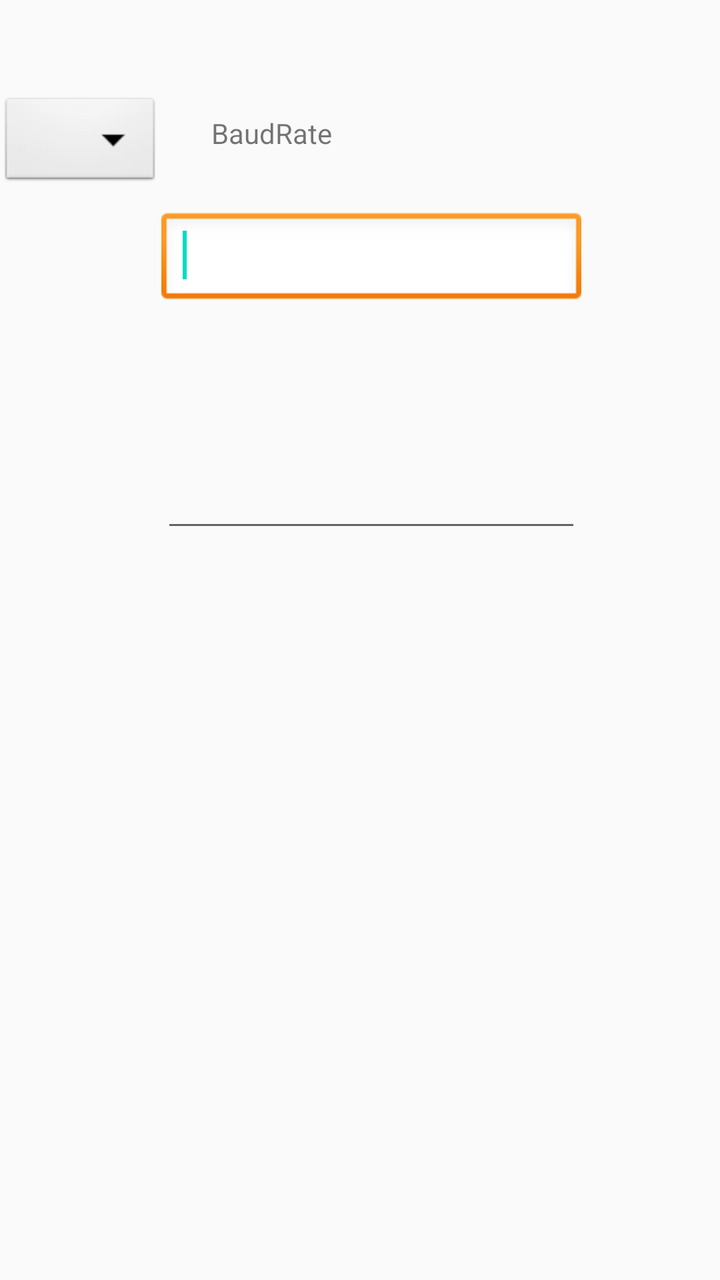
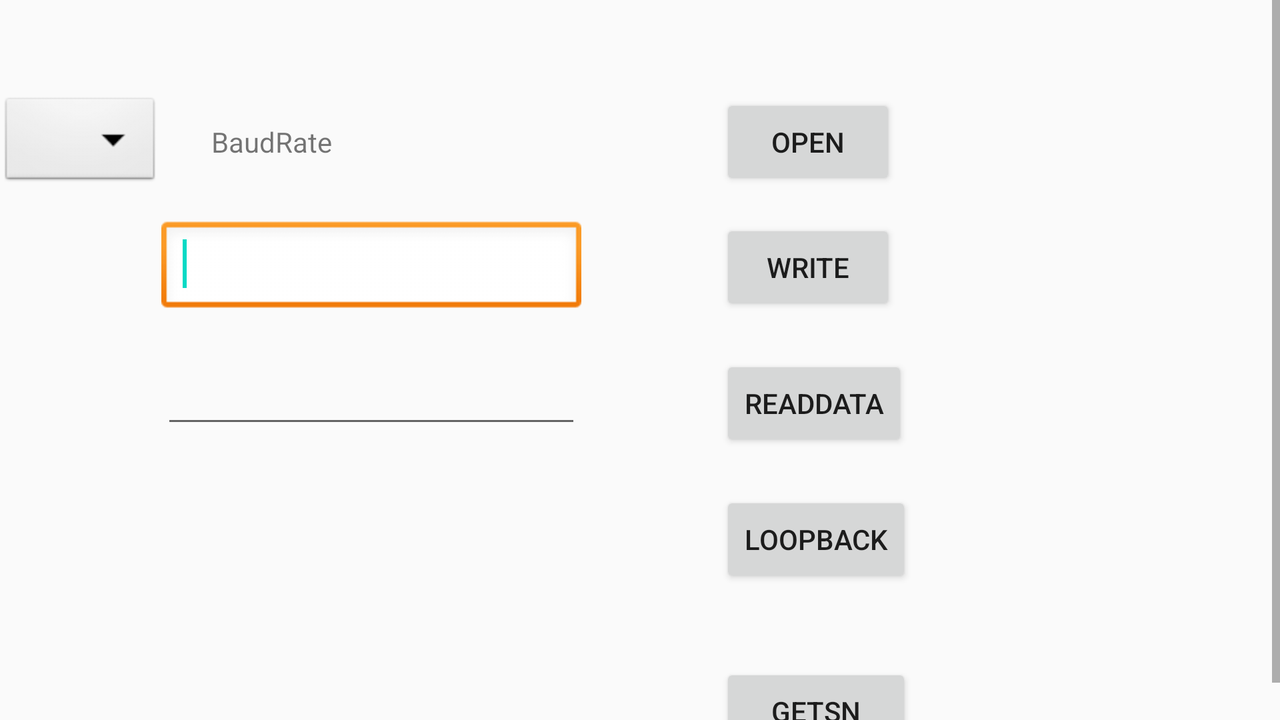

An Android layout and its configuration variant, each rendered on a device that would load it. The default file and the variant file are quoted in full after the pictures.
<!-- AndroidManifest.xml: application theme AppTheme -->
<!-- res/layout/activity_main.xml -->
<?xml version="1.0" encoding="utf-8"?>
<RelativeLayout xmlns:android="http://schemas.android.com/apk/res/android"
    xmlns:tools="http://schemas.android.com/tools"
    android:layout_width="match_parent"
    android:layout_height="match_parent"
    tools:context="com.gopher.meidcalcollection.MainActivity">

    <ScrollView
        android:layout_width="match_parent"
        android:layout_height="match_parent">

        <RelativeLayout
            android:layout_width="match_parent"
            android:layout_height="match_parent">

            <TextView
                android:id="@+id/textView1"
                android:layout_width="wrap_content"
                android:layout_height="wrap_content"
                android:layout_alignBaseline="@+id/button1"
                android:layout_alignBottom="@+id/button1"
                android:layout_marginLeft="25dp"
                android:layout_toRightOf="@+id/spinner1"
                android:text="BaudRate" />

            <Button
                android:id="@+id/button3"
                android:layout_width="wrap_content"
                android:layout_height="wrap_content"
                android:layout_alignLeft="@+id/button2"
                android:layout_below="@+id/button2"
                android:layout_marginTop="20dp"
                android:text="@string/PL2303HXD_ReadData" />

            <EditText
                android:id="@+id/editText2"
                android:layout_width="wrap_content"
                android:layout_height="wrap_content"
                android:layout_alignBaseline="@+id/button3"
                android:layout_alignBottom="@+id/button3"
                android:layout_toRightOf="@+id/spinner1"
                android:ems="10" />

            <EditText
                android:id="@+id/editText1"
                android:layout_width="wrap_content"
                android:layout_height="wrap_content"
                android:layout_alignBaseline="@+id/button2"
                android:layout_alignBottom="@+id/button2"
                android:layout_toRightOf="@+id/spinner1"
                android:background="@android:drawable/edit_text"
                android:ems="10">

                <requestFocus />
            </EditText>

            <Button
                android:id="@+id/button1"
                android:layout_width="wrap_content"
                android:layout_height="wrap_content"
                android:layout_alignParentLeft="true"
                android:layout_alignParentTop="true"
                android:layout_marginLeft="360dp"
                android:layout_marginTop="47dp"
                android:text="@string/PL2303HXD_OpenCOMPort" />

            <Spinner
                android:id="@+id/spinner1"
                android:layout_width="wrap_content"
                android:layout_height="wrap_content"
                android:layout_alignParentLeft="true"
                android:layout_alignTop="@+id/button1"
                android:background="@android:drawable/btn_dropdown" />

            <Button
                android:id="@+id/button2"
                android:layout_width="wrap_content"
                android:layout_height="wrap_content"
                android:layout_alignLeft="@+id/button1"
                android:layout_below="@+id/spinner1"
                android:layout_marginTop="14dp"
                android:text="@string/PL2303HXD_WriteData" />
        </RelativeLayout>
    </ScrollView>


</RelativeLayout>
<!-- resources referenced by this layout -->
<resources>
  <string name="PL2303HXD_OpenCOMPort">Open</string>
  <string name="PL2303HXD_ReadData">ReadData</string>
  <string name="PL2303HXD_WriteData">Write</string>
  <style name="AppTheme" parent="Theme.AppCompat.Light.NoActionBar">
          
          <item name="colorPrimary">@color/colorPrimary</item>
          <item name="colorPrimaryDark">@color/colorPrimaryDark</item>
          <item name="colorAccent">@color/colorAccent</item>
      </style>
</resources>
<!-- res/layout-land/activity_main.xml (the author's variant of the layout above) -->
<!-- drawn on the phone turned sideways -->
<?xml version="1.0" encoding="utf-8"?>
<RelativeLayout xmlns:android="http://schemas.android.com/apk/res/android"
    android:layout_width="match_parent"
    android:layout_height="match_parent">

    <ScrollView
        android:layout_width="match_parent"
        android:layout_height="match_parent">

        <RelativeLayout
            android:layout_width="match_parent"
            android:layout_height="match_parent">

            <TextView
                android:id="@+id/textView1"
                android:layout_width="wrap_content"
                android:layout_height="wrap_content"
                android:layout_alignBaseline="@+id/button1"
                android:layout_alignBottom="@+id/button1"
                android:layout_marginLeft="25dp"
                android:layout_toRightOf="@+id/spinner1"
                android:text="BaudRate" />

            <Button
                android:id="@+id/button3"
                android:layout_width="wrap_content"
                android:layout_height="wrap_content"
                android:layout_alignLeft="@+id/button2"
                android:layout_below="@+id/button2"
                android:layout_marginTop="20dp"
                android:text="@string/PL2303HXD_ReadData" />

            <EditText
                android:id="@+id/editText2"
                android:layout_width="wrap_content"
                android:layout_height="wrap_content"
                android:layout_alignBaseline="@+id/button3"
                android:layout_alignBottom="@+id/button3"
                android:layout_toRightOf="@+id/spinner1"
                android:ems="10" />

            <EditText
                android:id="@+id/editText1"
                android:layout_width="wrap_content"
                android:layout_height="wrap_content"
                android:layout_alignBaseline="@+id/button2"
                android:layout_alignBottom="@+id/button2"
                android:layout_toRightOf="@+id/spinner1"
                android:background="@android:drawable/edit_text"
                android:ems="10">

                <requestFocus />
            </EditText>

            <Button
                android:id="@+id/button1"
                android:layout_width="wrap_content"
                android:layout_height="wrap_content"
                android:layout_alignParentLeft="true"
                android:layout_alignParentTop="true"
                android:layout_marginLeft="360dp"
                android:layout_marginTop="47dp"
                android:text="@string/PL2303HXD_OpenCOMPort" />

            <Spinner
                android:id="@+id/spinner1"
                android:layout_width="wrap_content"
                android:layout_height="wrap_content"
                android:layout_alignParentLeft="true"
                android:layout_alignTop="@+id/button1"
                android:background="@android:drawable/btn_dropdown" />

            <Button
                android:id="@+id/button2"
                android:layout_width="wrap_content"
                android:layout_height="wrap_content"
                android:layout_alignLeft="@+id/button1"
                android:layout_below="@+id/spinner1"
                android:layout_marginTop="14dp"
                android:text="@string/PL2303HXD_WriteData" />

            <Button
                android:id="@+id/button4"
                android:layout_width="wrap_content"
                android:layout_height="wrap_content"
                android:layout_alignLeft="@+id/button3"
                android:layout_below="@+id/button3"
                android:layout_marginTop="20dp"
                android:text="@string/PL2303HXD_LoopBack" />

            <ProgressBar
                android:id="@+id/ProgressBar1"
                style="@style/tallerBarStyle"
                android:layout_width="200dp"
                android:layout_height="wrap_content"
                android:layout_alignBottom="@+id/button4"
                android:layout_toRightOf="@+id/spinner1"
                android:max="200"
                android:visibility="gone" />

            <TextView
                android:id="@+id/textView2"
                android:layout_width="wrap_content"
                android:layout_height="wrap_content"
                android:layout_alignParentLeft="true"
                android:layout_alignTop="@+id/button4"
                android:layout_marginLeft="130dp"
                android:width="300dp"
                android:ems="10" />

            <Button
                android:id="@+id/btn_GetSN"
                android:layout_width="wrap_content"
                android:layout_height="wrap_content"
                android:layout_alignLeft="@+id/button4"
                android:layout_alignRight="@+id/button4"
                android:layout_below="@+id/button4"
                android:layout_marginTop="38dp"
                android:text="@string/PL2303HXD_GetSN" />

            <TextView
                android:id="@+id/text_ShowSN"
                android:layout_width="wrap_content"
                android:layout_height="wrap_content"
                android:layout_alignBottom="@+id/btn_GetSN"
                android:layout_alignLeft="@+id/textView2"
                android:layout_marginLeft="75dp"
                android:text="TextView" />

        </RelativeLayout>
    </ScrollView>


</RelativeLayout>
<!-- resources referenced by the variant -->
<!-- as the phone turned sideways resolves them -->
<resources>
  <string name="PL2303HXD_GetSN">GetSN</string>
  <string name="PL2303HXD_LoopBack">LoopBack</string>
  <string name="PL2303HXD_OpenCOMPort">Open</string>
  <string name="PL2303HXD_ReadData">ReadData</string>
  <string name="PL2303HXD_WriteData">Write</string>
  <style name="tallerBarStyle" parent="@android:style/Widget.SeekBar">
          <item name="android:indeterminateOnly">false</item>
          <item name="android:progressDrawable">@android:drawable/progress_horizontal</item>
          <item name="android:indeterminateDrawable">@android:drawable/progress_horizontal</item>
          <item name="android:minHeight">20dip</item>
          <item name="android:maxHeight">20dip</item>
      </style>
  <style name="AppTheme" parent="Theme.AppCompat.Light.NoActionBar">
          
          <item name="colorPrimary">@color/colorPrimary</item>
          <item name="colorPrimaryDark">@color/colorPrimaryDark</item>
          <item name="colorAccent">@color/colorAccent</item>
      </style>
</resources>
